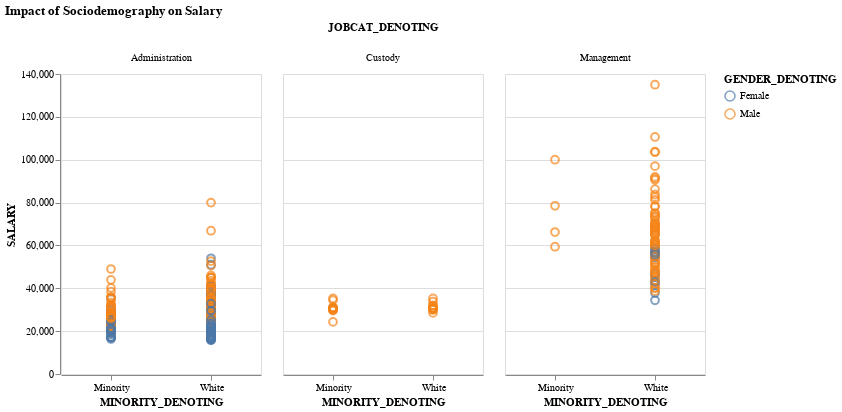

Source (notebook cell):
### Markdown cell above
In the end we may take a look at the `sociodemographic` features.

### Code cell
alt.Chart(df).mark_point(size=60).encode(
    x=alt.X("MINORITY_DENOTING", axis = alt.Axis(labelAngle=0)),
    y = alt.Y("SALARY"),
    color = "GENDER_DENOTING",
    column = "JOBCAT_DENOTING"
).properties(
    title = "Impact of Sociodemography on Salary",
    width = 200
    )

### Figure 1 — Vega-Lite specification as saved in the notebook (floating-point values rounded to 4 significant figures; data arrays with more than 128 entries replaced by an {"elided": "..."} marker saying what was removed)
{"config": {"view": {"continuousWidth": 400, "continuousHeight": 300}}, "data": {"name": "data-4d51f11cb28082326eec7abb4097b9a4"}, "mark": {"type": "point", "size": 60}, "encoding": {"color": {"type": "nominal", "field": "GENDER_DENOTING"}, "column": {"type": "nominal", "field": "JOBCAT_DENOTING"}, "x": {"type": "nominal", "axis": {"labelAngle": 0}, "field": "MINORITY_DENOTING"}, "y": {"type": "quantitative", "field": "SALARY"}}, "title": "Impact of Sociodemography on Salary", "width": 200, "$schema": "https://vega.github.io/schema/vega-lite/v4.8.1.json", "datasets": {"data-4d51f11cb28082326eec7abb4097b9a4": {"elided": "474 records"}}}
